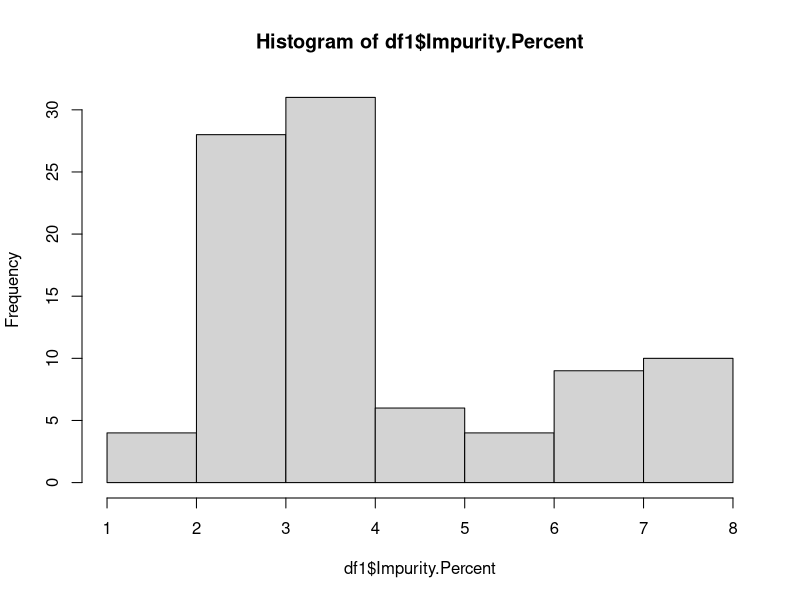
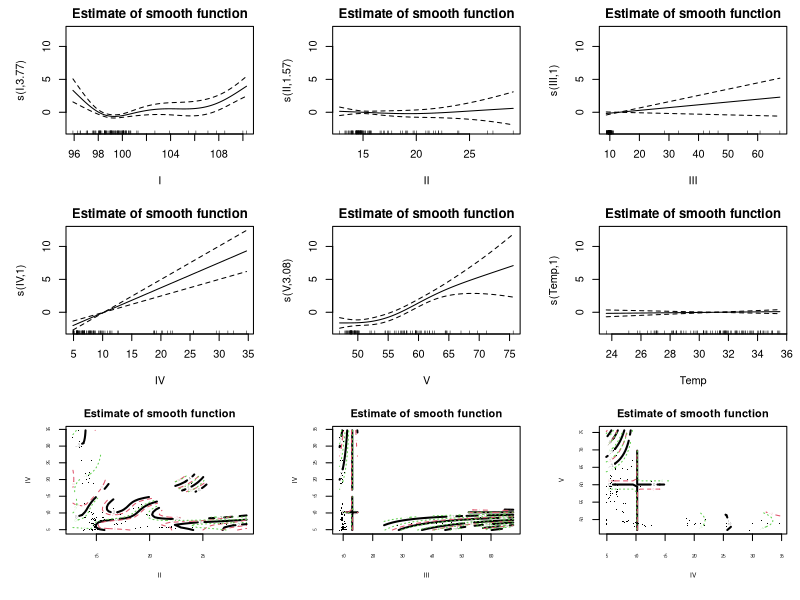
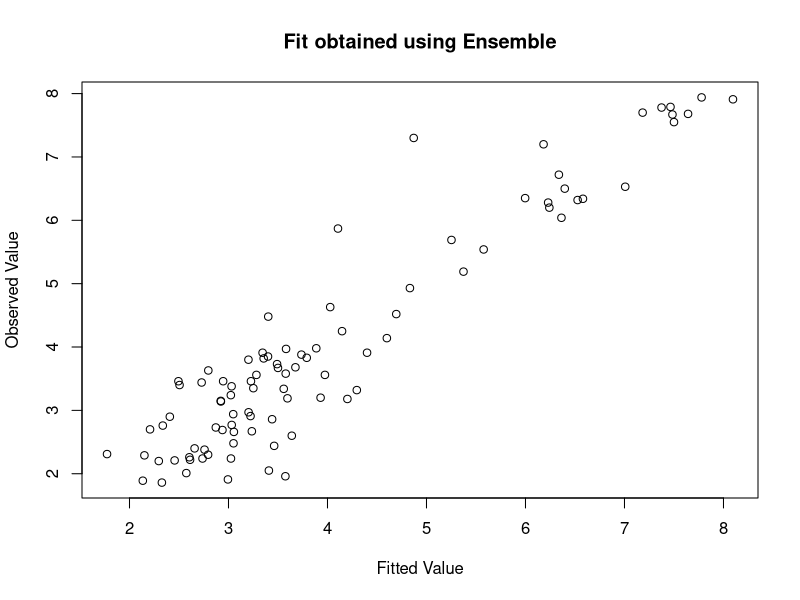
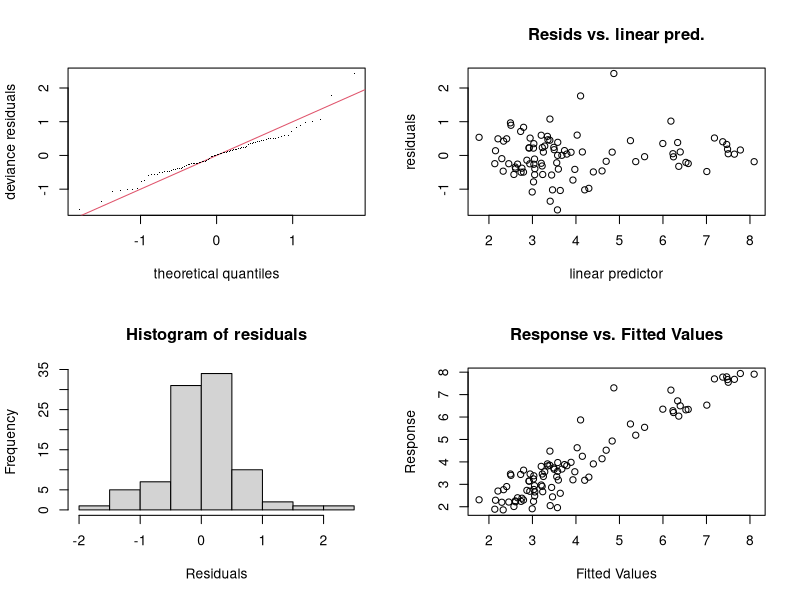

Reproduce these figures in R, in order. (Note: this script raises an error after producing the figures.)
installed.packages('mgcv')
library('mgcv')
setwd('C:\\Users\\raona\\OneDrive\\Documents\\Chemicals')
df2 <- read.csv('test_set.csv')
df1 <- read.csv('training_set.csv')
head(df1)
hist(df1$Impurity.Percent)
model <- gam(Impurity.Percent~s(I,k=5)+s(II,k=5)+s(III,k=3)+s(IV,k=6)+s(V,k=5)+s(Temp,k=2)+ti(II,IV)+ti(III,IV)+ti(IV,V), data = df1,method='REML')
error <- (df1$Impurity.Percent-predict(model,df1))**2
lse <- mean(error)
print(sum(error))

model1 <- gam(Impurity.Percent~s(I,k=5)+s(II,k=5)+s(III,k=3)+s(IV,k=6)+s(V,k=5)+s(Temp,k=2), data = df1,method='REML')

AIC(model1,model)

model1 <- gam(Impurity.Percent~s(I,k=9)+s(II,k=9)+s(III,k=9)+s(IV,k=9)+s(V,k=9)+s(Temp,k=9), data = df1,method='REML')
plot(model, pages = 1, main = "Estimate of smooth function")
plot(model$fitted.values,df1$Impurity.Percent,xlab="Fitted Value", ylab="Observed Value",main= "Fit obtained using Ensemble")
summary(model)
gam.check(model, pages= 1)
concurvity(model, full= TRUE)
model1$fitted.values
df1$Impurity.Percent
mean(model$residuals^2)
list <- as.data.frame(predict(model,df2))

for (i in list){
  if (i <= 1.8){
    print(which(list==i))
  }
}

write.csv(list, file = "chemical_predictions_group_B_week.csv", row.names=FALSE)
summary(model)

library(caret)
ctrl <- trainControl(method = "cv", number = 5)
model <- train(Impurity.Percent~s(I,k=5)+s(II,k=5)+s(III,k=3)+s(IV,k=6)+s(V,k=5)+s(Temp,k=2), data = df1, method = "gm", trControl = ctrl)
print(model)


gen_additive_mod(adjust_deg_free = numeric(1), select_features = logical(1)) %>% set_engine("mgcv") %>% set_mode("regression") %>%  translate()
library(mgcv)
gen_additive_mod() %>% 
  set_engine("mgcv") %>% 
  set_mode("regression") %>% 
  fit(mpg ~ wt + gear + cyl + s(disp, k = 10), data = mtcars)
